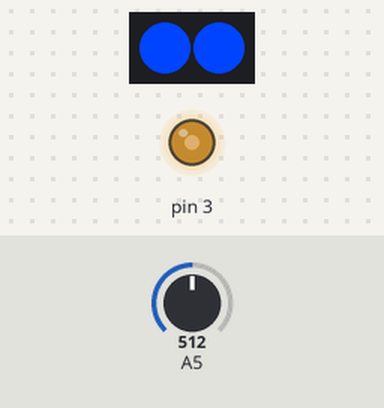
Bench run of a sketch on a simulated Arduino Uno, built with avr-gcc and run on an emulated ATmega328P. Shown: 2 RGB LEDs in strip order, left to right, output pins drawn as LEDs (lit = HIGH). The test bench sets the inputs (shaded band); at power-on: A5 = 512. What the sketch prints to the serial monitor is not drawn.

Above: at 1.2 s.
1.3 s: A5 set to 242
At 1.96 s:
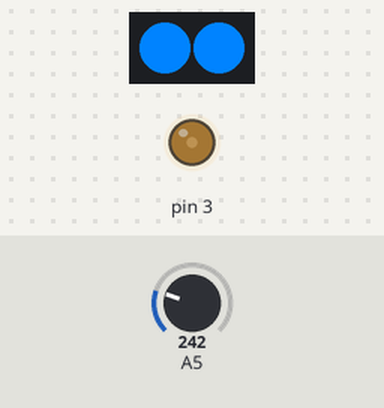
4.3 s: A5 set to 42
At 4.39 s:
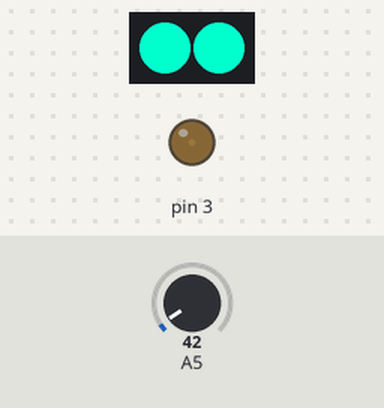
7.3 s: A5 set to 35
At 7.43 s:
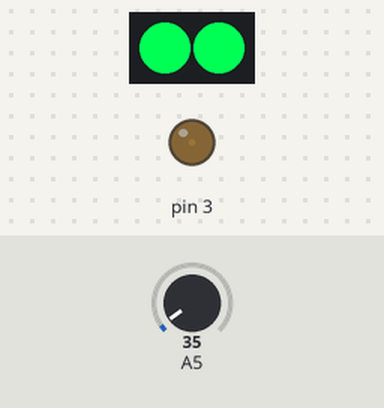
10.3 s: A5 set to 716
At 10.45 s:
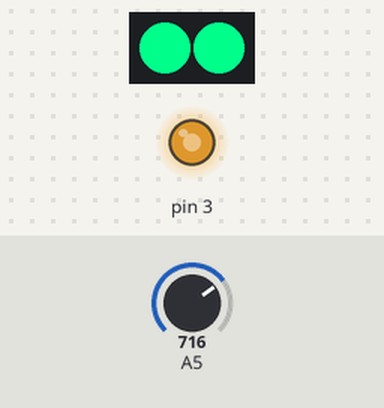
13.3 s: A5 set to 0
At 13.47 s:
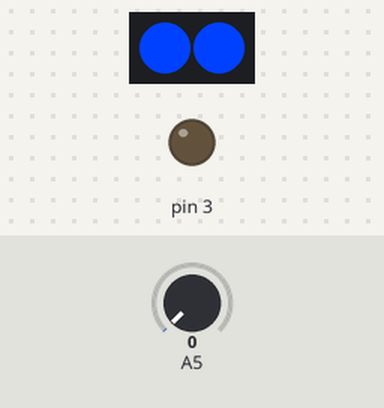
16.3 s: A5 set to 900
At 16.5 s:
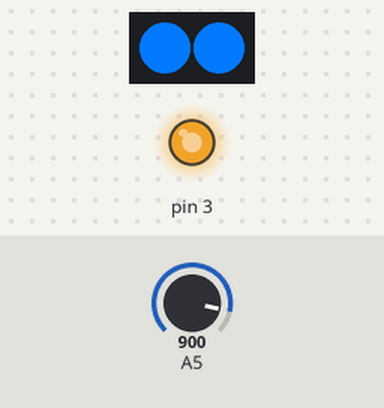
Timing chart, 0 to 20.3 s (numbered marks = the images above; inputs shaded):
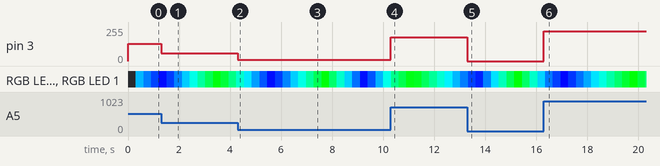

Measured:
- the behaviour switches between 40 and 39 on A5 (found by bisection; images 2 and 3)
- after the input at 1.3 s, pin 3: 128/255 → 60/255 at once
- after the input at 4.3 s, pin 3: 60/255 → 10/255 at once
- after the input at 7.3 s, pin 3: 10/255 → 8/255 at once
- after the input at 10.3 s, pin 3: 8/255 → 179/255 at once
- after the input at 13.3 s, pin 3: 179/255 → 0/255 at once
- after the input at 16.3 s, pin 3: 0/255 → 225/255 at once

The sketch:

ArduinoPwmWithNeopixel.ino
```cpp
#include <FastLED.h>
/* Leds */
#define DATA_PIN 2
#define NUM_LEDS 2
#define LED_TYPE WS2812B
#define COLOR_ORDER GRB

//Color shifter
#define COLOR_SHIFT_INTERVAL 1
uint8_t minG = 0;
uint8_t minB = 0;
byte gbShiftMode = 0;
uint8_t G = 255;
uint8_t B = 255;
unsigned long lastColorShift = 0;

CRGB leds[NUM_LEDS];

void colorShifter(){
  if(millis() - lastColorShift >= COLOR_SHIFT_INTERVAL){
    switch (gbShiftMode){
      case 0:
        G -= 1;
        if (G == minG)
        gbShiftMode = 1;
        break;
      case 1:
        G += 1;
        if (G == 255)
          gbShiftMode = 2;
        break;
      case 2:
        B -= 1;
        if (B == minB)
        gbShiftMode = 3;
        break;
      case 3:
        B += 1;
        if (B == 255)
        gbShiftMode = 0;
        break;
      default:
        ;
    }
  lastColorShift = millis();
  fill_solid(leds, NUM_LEDS, CRGB(0, G, B));
  }
}

void setup(){
  pinMode(A5, INPUT);
  pinMode(3, OUTPUT);
  Serial.begin(9600);

  FastLED.addLeds<LED_TYPE, DATA_PIN, COLOR_ORDER>(leds, NUM_LEDS);

}
void loop(){
  int value = analogRead(A5)/4;

  if (value < 6)
    value = 0;
  if (value > 252)
    value = 255;

  analogWrite(3, value);
  Serial.println(value);

  colorShifter();
  FastLED.show();

}
```
